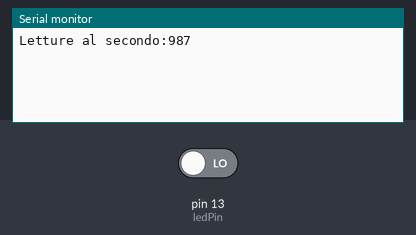
A sketch run on a simulated Arduino Uno, built with avr-gcc and run on an emulated ATmega328P. Parts: the last lines printed to the serial monitor. Inputs (shaded band) come from the test bench; at power-on: pin 13 (ledPin) LOW.

Above: at 1.2 s.
1.3 s: pin 13 (ledPin) driven HIGH
At 2.3 s:
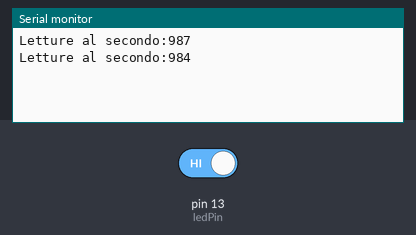
2.8 s: pin 13 (ledPin) driven LOW
At 3.8 s:
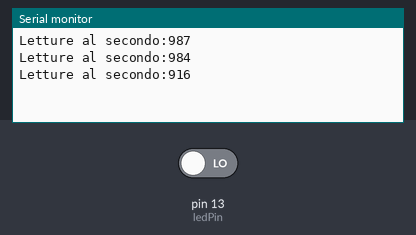
Timing chart, 0 to 5.8 s (numbered marks = the images above; inputs shaded):
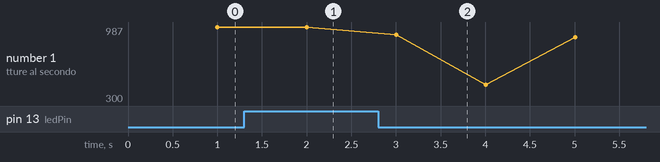

Measured:
- after the input at 1.3 s, the serial monitor: prints a new line after 0.70 s (image 1)
- after the input at 2.8 s, the serial monitor: prints a new line after 0.20 s (image 2)
- plotted number 1: 987 → 984 after the input at 1.3 s

The sketch:

NumeroLettureAlSecondoDigitali.pde
```cpp
const int ledPin =  13;      // the number of the LED pin


long previousMillis = 0;        // will store last time LED was updated
long interval = 1000;           // interval at which to blink (milliseconds)

void setup() {
  Serial.begin(9600);
  pinMode(ledPin, INPUT);
}
int io;
long readNumber=0;
void loop()
{
  unsigned long currentMillis = millis();

  if(currentMillis - previousMillis > interval) {
    // save the last time you blinked the LED
    Serial.print("Letture al secondo:");
    Serial.println(readNumber);
    readNumber=0;
    previousMillis = millis();
  }
  io=digitalRead(ledPin);
  readNumber++;
}
```
